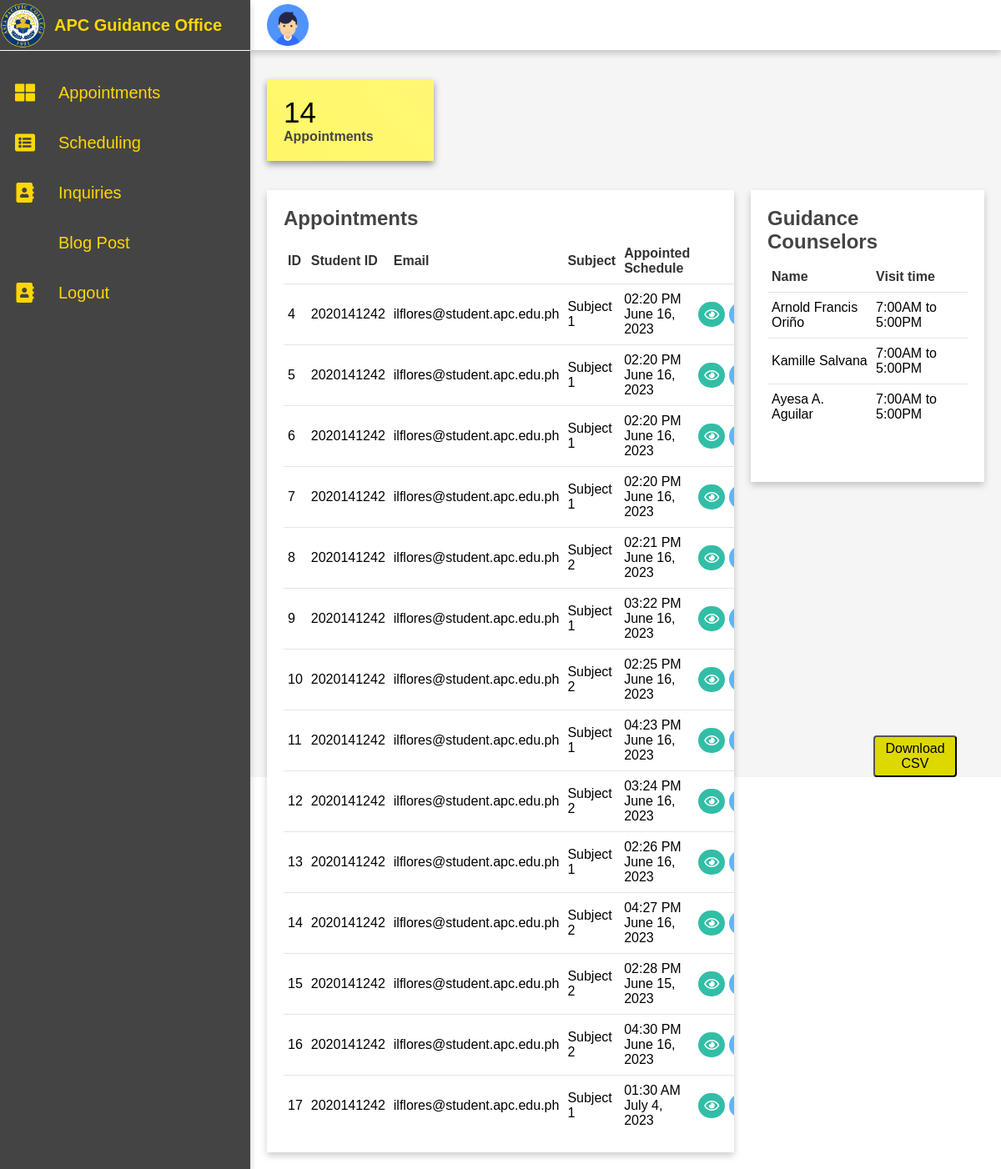
Page /guidance.php (signed in) on the earlier database version.
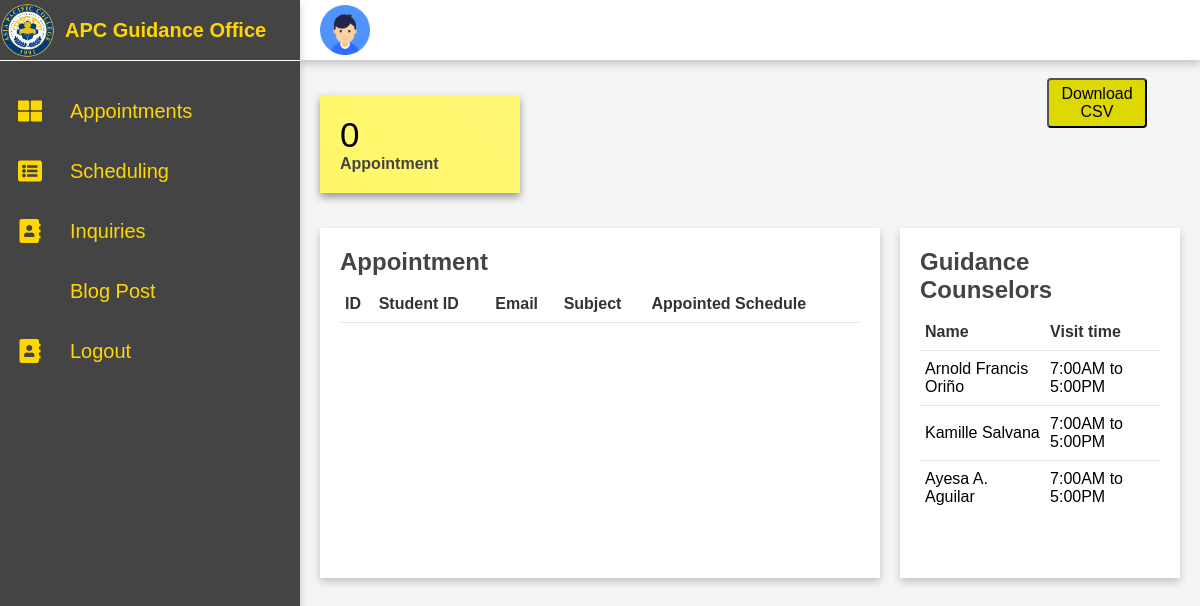
Same page on the later database version.
### tables this page shows
CREATE TABLE `appoint` (
  `id` int(11) NOT NULL,
  `aid` int(11) NOT NULL,
  `aname` text NOT NULL,
  `aemail` text NOT NULL,
  `sbj` text NOT NULL,
  `prem` varchar(255) NOT NULL,
  `tm` time NOT NULL,
  `dt` date NOT NULL
);

### guidance.php (the view, shortened to what this page needs)
<?php
require 'connect.php';
$sql="SELECT * FROM appoint";
$result = mysqli_query($con,$sql);
$result1 = mysqli_query($con,$sql);
$i = 0;
?>
<!DOCTYPE html>
<html lang="en">
<head>
    <link rel="stylesheet" href="css_files/guidance.css">
    <link rel="stylesheet" href="https://pro.fontawesome.com/releases/v5.10.0/css/all.css" />
</head>
<body>
   <?php require "components/navg.php";?>
        <div class="main">
        <?php require "components/topbarguidance.php";?>
            <div class="cards">
                <div class="card">
                    <div class="card-content">
                       <?php while($row = mysqli_fetch_array($result1)) { $i++;} ?>
                        <div class="number" style="color:black;"><?=$i?></div>
                        <?php if ($i == 1) { ?>
                        <div class="card-name">Appointment</div>
                       <?php } elseif ($i >= 2) { ?>
                        <div class="card-name">Appointments</div>
                       <?php } else { ?>
                        <div class="card-name">Appointment</div>
                       <?php } ?>
                    </div>
                    <div class="icon-box">
                        <i class="fa-solid fa-clock"></i>
                    </div>
                </div>
            </div>
            <div class="tables">
                <div class="last-appointments">
                    <div class="heading">
                    <?php if ($i == 1) { ?>
                        <h2>Appointment</h2>
                       <?php } elseif ($i >= 2) { ?>
                        <h2>Appointments</h2>
                       <?php } else { ?>
                        <h2>Appointment</h2>
                       <?php } ?>
                    </div>
                    <table class="appointments">
                        <thead>
                            <td>ID</td>
                            <td>Student ID</td>
                            <td>Email</td>
                            <td>Subject</td>
                            <td>Appointed Schedule</td>
                        </thead>
                        <tbody>
<?php
while($asrow = mysqli_fetch_array($result)) {
    $time = strtotime($asrow['tm']);
    $newtime = date('h:i A', $time);
    $dto = strtotime($asrow['dt']);
    $newdto = date('F j, Y', $dto);
  ?>
        <tr>
                                <td><?=$asrow['id']?></td>
                                <td><?=$asrow['aid']?></td>
                                <td> <?=$asrow['aemail']?></td>
                                <td> <?=$asrow['sbj']?></td>
                                <td> <?=$newtime."<br>". $newdto?></td>
                                <td>
                                <a  class = "links" href="components/guidanceview.php?id=<?=$asrow['id'];?>"><i class="far fa-eye"></i></a>
                                <a  class = "links" href="components/guidanceedit.php?id=<?=$asrow['id'];?>"><i class="far fa-edit"></i></a>
                                </td>
                            </tr>
<?php }
?>
                        </tbody>
                    </table>
                </div>
                <div class="doctor-visiting">
                    <div class="heading">
                        <h2>Guidance Counselors</h2>
                    </div>
                    <table class="visiting">
                        <thead>
                            <td>Name</td>
                            <td>Visit time</td>
                        </thead>
                        <tbody>
                            <tr>
                                <td>Arnold Francis Oriño</td>
                                <td>7:00AM to 5:00PM</td>
                            </tr>
                            <tr>
                                <td>Kamille Salvana</td>
                                <td>7:00AM to 5:00PM</td>
                            </tr>
                            <tr>
                                <td>Ayesa A. Aguilar</td>
                                <td>7:00AM to 5:00PM</td>
                            </tr>
                        </tbody>
                    </table>
                </div>
            </div>
            <div class="appointBtn">
                <a href="components/acsv.php"><button class="a-button">Download CSV</button></a>
            </div>
        </div>
    </div>
</body>
</html>

Differences in the rows shown:
removed appoint: id "4", aid "2020141242", aemail "ilflores@student.apc.edu.ph", sbj "Subject 1", tm "02:20 PM", dt "June 16, 2023"
removed appoint: id "5", aid "2020141242", aemail "ilflores@student.apc.edu.ph", sbj "Subject 1", tm "02:20 PM", dt "June 16, 2023"
removed appoint: id "6", aid "2020141242", aemail "ilflores@student.apc.edu.ph", sbj "Subject 1", tm "02:20 PM", dt "June 16, 2023"
removed appoint: id "7", aid "2020141242", aemail "ilflores@student.apc.edu.ph", sbj "Subject 1", tm "02:20 PM", dt "June 16, 2023"
removed appoint: id "8", aid "2020141242", aemail "ilflores@student.apc.edu.ph", sbj "Subject 2", tm "02:21 PM", dt "June 16, 2023"
removed appoint: id "9", aid "2020141242", aemail "ilflores@student.apc.edu.ph", sbj "Subject 1", tm "03:22 PM", dt "June 16, 2023"
removed appoint: id "10", aid "2020141242", aemail "ilflores@student.apc.edu.ph", sbj "Subject 2", tm "02:25 PM", dt "June 16, 2023"
removed appoint: id "11", aid "2020141242", aemail "ilflores@student.apc.edu.ph", sbj "Subject 1", tm "04:23 PM", dt "June 16, 2023"
removed appoint: id "12", aid "2020141242", aemail "ilflores@student.apc.edu.ph", sbj "Subject 2", tm "03:24 PM", dt "June 16, 2023"
removed appoint: id "13", aid "2020141242", aemail "ilflores@student.apc.edu.ph", sbj "Subject 1", tm "02:26 PM", dt "June 16, 2023"
removed appoint: id "14", aid "2020141242", aemail "ilflores@student.apc.edu.ph", sbj "Subject 2", tm "04:27 PM", dt "June 16, 2023"
removed appoint: id "15", aid "2020141242", aemail "ilflores@student.apc.edu.ph", sbj "Subject 2", tm "02:28 PM", dt "June 15, 2023"
removed appoint: id "16", aid "2020141242", aemail "ilflores@student.apc.edu.ph", sbj "Subject 2", tm "04:30 PM", dt "June 16, 2023"
removed appoint: id "17", aid "2020141242", aemail "ilflores@student.apc.edu.ph", sbj "Subject 1", tm "01:30 AM", dt "July 4, 2023"
Other differences:
$i: "14" → "0"
text no longer shown: "Appointments Appointments"
text now shown: "Appointment Appointment"
